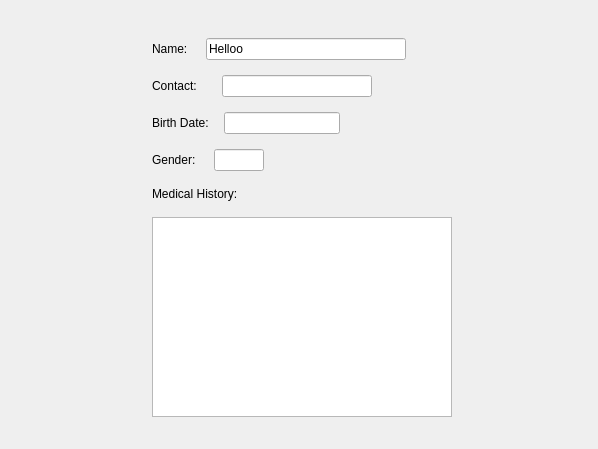
<?xml version="1.0" encoding="UTF-8"?>
<ui version="4.0">
 <class>ViewPatientPage</class>
 <widget class="QWidget" name="ViewPatientPage">
  <property name="geometry">
   <rect>
    <x>0</x>
    <y>0</y>
    <width>598</width>
    <height>449</height>
   </rect>
  </property>
  <property name="windowTitle">
   <string>Form</string>
  </property>
  <layout class="QGridLayout" name="gridLayout">
   <item row="0" column="0">
    <widget class="QWidget" name="viewPatientPage" native="true">
     <layout class="QGridLayout" name="gridLayout_2">
      <item row="1" column="1">
       <layout class="QVBoxLayout" name="verticalLayout_2">
        <property name="spacing">
         <number>15</number>
        </property>
        <item>
         <layout class="QHBoxLayout" name="horizontalLayout">
          <item alignment="Qt::AlignmentFlag::AlignHCenter|Qt::AlignmentFlag::AlignVCenter">
           <widget class="QLabel" name="label">
            <property name="text">
             <string>Name: </string>
            </property>
           </widget>
          </item>
          <item alignment="Qt::AlignmentFlag::AlignHCenter|Qt::AlignmentFlag::AlignVCenter">
           <widget class="QLineEdit" name="name_lineEdit">
            <property name="enabled">
             <bool>true</bool>
            </property>
            <property name="minimumSize">
             <size>
              <width>200</width>
              <height>0</height>
             </size>
            </property>
            <property name="maximumSize">
             <size>
              <width>200</width>
              <height>16777215</height>
             </size>
            </property>
            <property name="text">
             <string>Helloo</string>
            </property>
            <property name="readOnly">
             <bool>true</bool>
            </property>
           </widget>
          </item>
          <item>
           <spacer name="horizontalSpacer_2">
            <property name="orientation">
             <enum>Qt::Orientation::Horizontal</enum>
            </property>
            <property name="sizeHint" stdset="0">
             <size>
              <width>40</width>
              <height>20</height>
             </size>
            </property>
           </spacer>
          </item>
         </layout>
        </item>
        <item>
         <layout class="QHBoxLayout" name="horizontalLayout_4">
          <item alignment="Qt::AlignmentFlag::AlignHCenter">
           <widget class="QLabel" name="label_5">
            <property name="minimumSize">
             <size>
              <width>55</width>
              <height>0</height>
             </size>
            </property>
            <property name="text">
             <string>Contact:</string>
            </property>
           </widget>
          </item>
          <item alignment="Qt::AlignmentFlag::AlignHCenter">
           <widget class="QLineEdit" name="contact_lineEdit">
            <property name="minimumSize">
             <size>
              <width>150</width>
              <height>0</height>
             </size>
            </property>
            <property name="maximumSize">
             <size>
              <width>150</width>
              <height>16777215</height>
             </size>
            </property>
            <property name="readOnly">
             <bool>true</bool>
            </property>
           </widget>
          </item>
          <item>
           <spacer name="horizontalSpacer_7">
            <property name="orientation">
             <enum>Qt::Orientation::Horizontal</enum>
            </property>
            <property name="sizeHint" stdset="0">
             <size>
              <width>40</width>
              <height>20</height>
             </size>
            </property>
           </spacer>
          </item>
         </layout>
        </item>
        <item>
         <layout class="QHBoxLayout" name="horizontalLayout_2">
          <item alignment="Qt::AlignmentFlag::AlignHCenter|Qt::AlignmentFlag::AlignVCenter">
           <widget class="QLabel" name="label_2">
            <property name="text">
             <string>Birth Date:</string>
            </property>
           </widget>
          </item>
          <item alignment="Qt::AlignmentFlag::AlignHCenter|Qt::AlignmentFlag::AlignVCenter">
           <widget class="QLineEdit" name="date_lineEdit">
            <property name="minimumSize">
             <size>
              <width>116</width>
              <height>22</height>
             </size>
            </property>
            <property name="maximumSize">
             <size>
              <width>116</width>
              <height>22</height>
             </size>
            </property>
            <property name="readOnly">
             <bool>true</bool>
            </property>
           </widget>
          </item>
          <item>
           <spacer name="horizontalSpacer_4">
            <property name="orientation">
             <enum>Qt::Orientation::Horizontal</enum>
            </property>
            <property name="sizeHint" stdset="0">
             <size>
              <width>40</width>
              <height>20</height>
             </size>
            </property>
           </spacer>
          </item>
         </layout>
        </item>
        <item>
         <layout class="QHBoxLayout" name="horizontalLayout_3">
          <item alignment="Qt::AlignmentFlag::AlignHCenter">
           <widget class="QLabel" name="label_3">
            <property name="text">
             <string>Gender: </string>
            </property>
           </widget>
          </item>
          <item alignment="Qt::AlignmentFlag::AlignHCenter">
           <widget class="QLineEdit" name="gender_lineEdit">
            <property name="minimumSize">
             <size>
              <width>50</width>
              <height>0</height>
             </size>
            </property>
            <property name="maximumSize">
             <size>
              <width>50</width>
              <height>16777215</height>
             </size>
            </property>
            <property name="readOnly">
             <bool>true</bool>
            </property>
           </widget>
          </item>
          <item>
           <spacer name="horizontalSpacer_6">
            <property name="orientation">
             <enum>Qt::Orientation::Horizontal</enum>
            </property>
            <property name="sizeHint" stdset="0">
             <size>
              <width>40</width>
              <height>20</height>
             </size>
            </property>
           </spacer>
          </item>
         </layout>
        </item>
        <item>
         <layout class="QVBoxLayout" name="verticalLayout">
          <property name="spacing">
           <number>15</number>
          </property>
          <item alignment="Qt::AlignmentFlag::AlignLeft|Qt::AlignmentFlag::AlignVCenter">
           <widget class="QLabel" name="label_4">
            <property name="minimumSize">
             <size>
              <width>290</width>
              <height>16</height>
             </size>
            </property>
            <property name="maximumSize">
             <size>
              <width>290</width>
              <height>16</height>
             </size>
            </property>
            <property name="text">
             <string>Medical History:</string>
            </property>
            <property name="alignment">
             <set>Qt::AlignmentFlag::AlignLeading|Qt::AlignmentFlag::AlignLeft|Qt::AlignmentFlag::AlignVCenter</set>
            </property>
           </widget>
          </item>
          <item alignment="Qt::AlignmentFlag::AlignLeft">
           <widget class="QTextEdit" name="textEdit">
            <property name="minimumSize">
             <size>
              <width>300</width>
              <height>200</height>
             </size>
            </property>
            <property name="maximumSize">
             <size>
              <width>300</width>
              <height>200</height>
             </size>
            </property>
            <property name="readOnly">
             <bool>true</bool>
            </property>
           </widget>
          </item>
         </layout>
        </item>
       </layout>
      </item>
      <item row="1" column="2">
       <spacer name="horizontalSpacer">
        <property name="orientation">
         <enum>Qt::Orientation::Horizontal</enum>
        </property>
        <property name="sizeHint" stdset="0">
         <size>
          <width>264</width>
          <height>20</height>
         </size>
        </property>
       </spacer>
      </item>
      <item row="0" column="1">
       <spacer name="verticalSpacer_2">
        <property name="orientation">
         <enum>Qt::Orientation::Vertical</enum>
        </property>
        <property name="sizeHint" stdset="0">
         <size>
          <width>20</width>
          <height>105</height>
         </size>
        </property>
       </spacer>
      </item>
      <item row="2" column="1">
       <spacer name="verticalSpacer_3">
        <property name="orientation">
         <enum>Qt::Orientation::Vertical</enum>
        </property>
        <property name="sizeHint" stdset="0">
         <size>
          <width>20</width>
          <height>104</height>
         </size>
        </property>
       </spacer>
      </item>
      <item row="1" column="0">
       <spacer name="horizontalSpacer_3">
        <property name="orientation">
         <enum>Qt::Orientation::Horizontal</enum>
        </property>
        <property name="sizeHint" stdset="0">
         <size>
          <width>265</width>
          <height>20</height>
         </size>
        </property>
       </spacer>
      </item>
      <item row="0" column="0">
       <widget class="QWidget" name="widget" native="true"/>
      </item>
     </layout>
    </widget>
   </item>
  </layout>
 </widget>
 <resources/>
 <connections/>
</ui>
